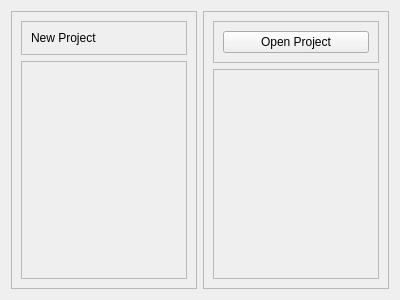
<?xml version="1.0" encoding="UTF-8"?>
<ui version="4.0">
 <class>StartupWidget</class>
 <widget class="QWidget" name="StartupWidget">
  <property name="geometry">
   <rect>
    <x>0</x>
    <y>0</y>
    <width>400</width>
    <height>300</height>
   </rect>
  </property>
  <property name="windowTitle">
   <string>Form</string>
  </property>
  <layout class="QHBoxLayout" name="horizontalLayout">
   <item>
    <widget class="QFrame" name="frame">
     <property name="frameShape">
      <enum>QFrame::StyledPanel</enum>
     </property>
     <property name="frameShadow">
      <enum>QFrame::Raised</enum>
     </property>
     <layout class="QVBoxLayout" name="verticalLayout">
      <item alignment="Qt::AlignTop">
       <widget class="QFrame" name="frame_3">
        <property name="frameShape">
         <enum>QFrame::StyledPanel</enum>
        </property>
        <property name="frameShadow">
         <enum>QFrame::Raised</enum>
        </property>
        <layout class="QHBoxLayout" name="horizontalLayout_2">
         <item>
          <widget class="QLabel" name="label">
           <property name="text">
            <string>New Project</string>
           </property>
          </widget>
         </item>
        </layout>
       </widget>
      </item>
      <item>
       <widget class="QFrame" name="frame_4">
        <property name="sizePolicy">
         <sizepolicy hsizetype="Preferred" vsizetype="Expanding">
          <horstretch>0</horstretch>
          <verstretch>0</verstretch>
         </sizepolicy>
        </property>
        <property name="frameShape">
         <enum>QFrame::StyledPanel</enum>
        </property>
        <property name="frameShadow">
         <enum>QFrame::Raised</enum>
        </property>
        <layout class="QVBoxLayout" name="verticalLayout_3">
         <item>
          <layout class="QVBoxLayout" name="templatesLayout"/>
         </item>
        </layout>
       </widget>
      </item>
     </layout>
    </widget>
   </item>
   <item>
    <widget class="QFrame" name="frame_2">
     <property name="frameShape">
      <enum>QFrame::StyledPanel</enum>
     </property>
     <property name="frameShadow">
      <enum>QFrame::Raised</enum>
     </property>
     <layout class="QVBoxLayout" name="verticalLayout_2">
      <item alignment="Qt::AlignTop">
       <widget class="QFrame" name="frame_5">
        <property name="frameShape">
         <enum>QFrame::StyledPanel</enum>
        </property>
        <property name="frameShadow">
         <enum>QFrame::Raised</enum>
        </property>
        <layout class="QHBoxLayout" name="horizontalLayout_3">
         <item>
          <widget class="QPushButton" name="openProjectButton">
           <property name="text">
            <string>Open Project</string>
           </property>
          </widget>
         </item>
        </layout>
       </widget>
      </item>
      <item>
       <widget class="QFrame" name="frame_6">
        <property name="sizePolicy">
         <sizepolicy hsizetype="Preferred" vsizetype="Expanding">
          <horstretch>0</horstretch>
          <verstretch>0</verstretch>
         </sizepolicy>
        </property>
        <property name="frameShape">
         <enum>QFrame::StyledPanel</enum>
        </property>
        <property name="frameShadow">
         <enum>QFrame::Raised</enum>
        </property>
        <layout class="QVBoxLayout" name="verticalLayout_4">
         <item>
          <layout class="QVBoxLayout" name="existedProjectLayout"/>
         </item>
        </layout>
       </widget>
      </item>
     </layout>
    </widget>
   </item>
  </layout>
 </widget>
 <resources/>
 <connections/>
</ui>
